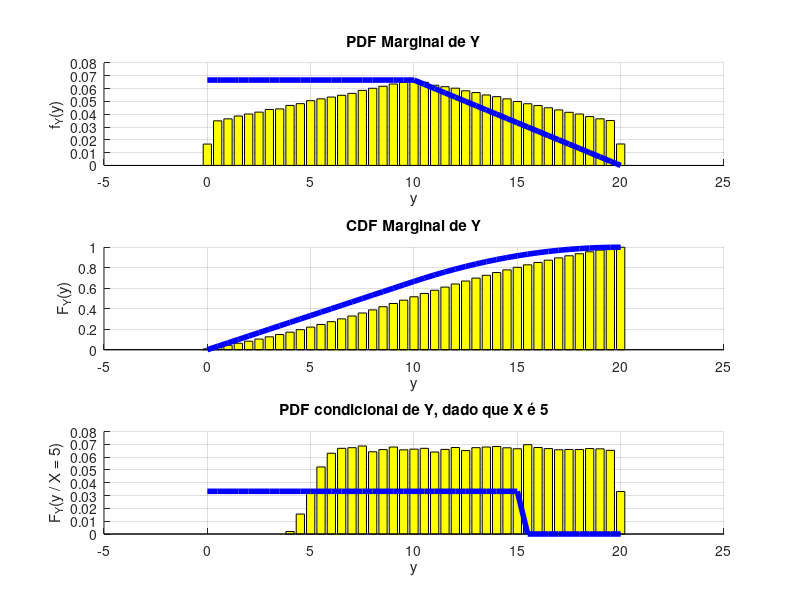

Reproduce this figure in MATLAB.
% Avaliação 3 - Questão 7 - Luan de Barros

clc; close all; clear all;

% numero de realizações
N = 1000000;

X = zeros(1, N);
Y = zeros(1, N);

% laço de N repetições
i = 1;
while i <= N
    % Interválo contínuo de 0 a 20
    X(i) = 20 * rand();
    % Interválo contínuo de 0 a 20
    Y(i) = 20 * rand();
    
    if (0 <= X(i) && X(i) <= 20 && 0 <= Y(i) && Y(i) <= 20 && - X(i) + 10 <= Y(i) && Y(i) <= -X(i) + 30)
        i = i + 1;
    end
end

%-------------------------------------------------------------------------------------------------------
% b) Pr[X >= Y]

% Calculando a probabilidade de X ser maior ou igual a Y
PrX_maior_ou_igual_Y_sim = mean(X >= Y)
% Probabilidade teórica de X ser maior ou igual a Y (obtida via cálculo)
PrX_maior_ou_igual_Y_teo = 7/12

%--------------------------------------------------------------------------------------------------------
% c) Determine e esboce a PDF marginal de Y

dy = 0.5; y = 0 : dy : 20;

pdfY_sim = hist(Y,y) / (N*dy);
pdfY_teo = (1/15) .* (0 <= y & y <= 10) + ...
            ((-y + 20)/150) .* (10  < y & y < 20);

figure
subplot(3, 1, 1); grid on; hold on;
bar(y, pdfY_sim, 'y');
plot(y, pdfY_teo, 'b', 'LineWidth', 4);
xlabel('y'); ylabel('f_Y(y)'); title('PDF Marginal de Y')

%--------------------------------------------------------------------------------------------------------
% d) Determine e esboce a CDF marginal de Y

cdfY_sim = cumsum(pdfY_sim) * dy;
cdfY_teo = (y/15) .* (0 <= y & y <= 10) + ...
            (-(y.^2)/300 + (2*y)/15 - 1/3) .* (10 < y & y < 20) + ...
            1 .* (20 <= y);

subplot(3, 1, 2); grid on; hold on;
bar(y, cdfY_sim, 'y');
plot(y, cdfY_teo, 'b', 'LineWidth', 4);
xlabel('y'); ylabel('F_Y(y)'); title('CDF Marginal de Y')

%--------------------------------------------------------------------------------------------------------
% e) Determine e esboce a PDF condicional de Y dado X = 5;

idx = (4 <= X) & (X <= 6);
Y_condX = Y(idx);
pdfY_condX_sim = hist(Y_condX, y)/(length(Y_condX)*dy);
pdfY_condX_teo = (1/30) .* (0 <= y & y <= 15); % x+10

subplot(3, 1, 3); grid on; hold on;
bar(y, pdfY_condX_sim, 'y');
plot(y, pdfY_condX_teo, 'b', 'LineWidth', 4);
xlabel('y'); ylabel('F_Y(y / X = 5)');title('PDF condicional de Y, dado que X é 5')

%--------------------------------------------------------------------------------------------------------
% f) Determine a covariância entre X e Y

covXY_sim = cov(X,Y)
covXY_teo = -481.6063;